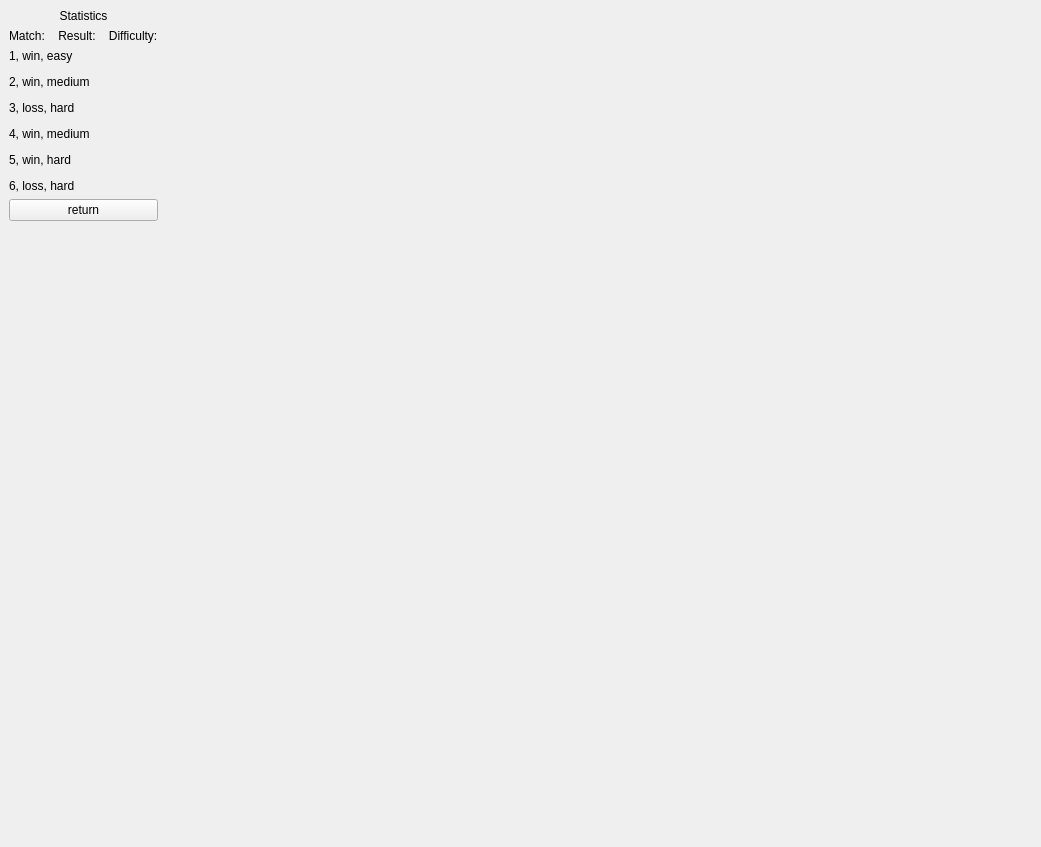
<?xml version="1.0" encoding="UTF-8"?>
<ui version="4.0">
 <class>MainWindow</class>
 <widget class="QMainWindow" name="MainWindow">
  <property name="geometry">
   <rect>
    <x>0</x>
    <y>0</y>
    <width>1041</width>
    <height>847</height>
   </rect>
  </property>
  <property name="windowTitle">
   <string>MainWindow</string>
  </property>
  <widget class="QWidget" name="centralwidget">
   <layout class="QFormLayout" name="formLayout">
    <item row="0" column="0">
     <layout class="QVBoxLayout" name="verticalLayout">
      <item>
       <widget class="QLabel" name="label">
        <property name="styleSheet">
         <string notr="true">font: 26pt &quot;MS Shell Dlg 2&quot;;</string>
        </property>
        <property name="text">
         <string>&lt;html&gt;&lt;head/&gt;&lt;body&gt;&lt;p align=&quot;center&quot;&gt;Statistics&lt;/p&gt;&lt;/body&gt;&lt;/html&gt;</string>
        </property>
       </widget>
      </item>
      <item>
       <widget class="QLabel" name="label_3">
        <property name="text">
         <string>Match:    Result:    Difficulty:</string>
        </property>
       </widget>
      </item>
      <item>
       <widget class="QLabel" name="label_2">
        <property name="text">
         <string>&lt;html&gt;&lt;head/&gt;&lt;body&gt;&lt;p&gt;1, win, easy&lt;/p&gt;&lt;p&gt;2, win, medium&lt;/p&gt;&lt;p&gt;3, loss, hard&lt;/p&gt;&lt;p&gt;4, win, medium&lt;/p&gt;&lt;p&gt;5, win, hard&lt;/p&gt;&lt;p&gt;6, loss, hard&lt;/p&gt;&lt;/body&gt;&lt;/html&gt;</string>
        </property>
       </widget>
      </item>
      <item>
       <widget class="QPushButton" name="return_btn">
        <property name="text">
         <string>return</string>
        </property>
       </widget>
      </item>
     </layout>
    </item>
   </layout>
  </widget>
 </widget>
 <resources/>
 <connections/>
</ui>
